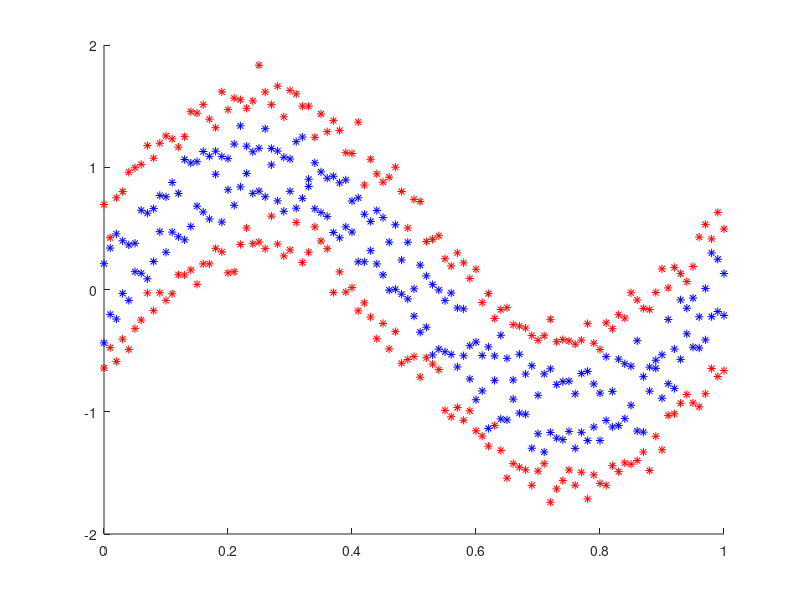

Source code (MATLAB): (Note: this script raises an error after producing the figure.)
%BackPropogation Algorithm for training neural networks

%% Train with MNIST Data
%Ready the data
load mnist_49_3000
[d,n] = size(x);

m = 2000;
X_train = x(:,1:2000);
Y_train = y(1:2000);


X_test = x(:,2001:3000);
Y_test = y(2001:3000);

%Inputs and Outputs
ip = X_train;
op = Y_train;

%% Train with sin data
t1(1,:) = 0:0.01:1;
t1(2,:) = 0:0.01:1;
t1(3,:) = 0:0.01:1;
t1(4,:) = 0:0.01:1;

% Train data
x1(1,:) = sin(2*pi*t1(1,:)) + (0.1*randn(1,length(t1)) + 0.2);
x1(2,:) = sin(2*pi*t1(1,:)) + (0.1*randn(1,length(t1)) - 0.2);
x1(3,:) = sin(2*pi*t1(1,:)) + (0.1*randn(1,length(t1)) + 0.6);
x1(4,:) = sin(2*pi*t1(1,:)) + (0.1*randn(1,length(t1)) - 0.6);

X_train = [x1(1,:), x1(2,:), x1(3,:), x1(4,:);
            t1(1,:), t1(2,:), t1(3,:), t1(4,:)];
Y_train = [ones(1,length(t1(1,:))*2) zeros(1,length(t1(1,:))*2)];

%Test Data
x1(1,:) = sin(2*pi*t1(1,:)) + (0.1*randn(1,length(t1)) + 0.2);
x1(2,:) = sin(2*pi*t1(1,:)) + (0.1*randn(1,length(t1)) - 0.2);
x1(3,:) = sin(2*pi*t1(1,:)) + (0.1*randn(1,length(t1)) + 0.6);
x1(4,:) = sin(2*pi*t1(1,:)) + (0.1*randn(1,length(t1)) - 0.6);

X_test = [x1(1,:), x1(2,:), x1(3,:), x1(4,:);
            t1(1,:), t1(2,:), t1(3,:), t1(4,:)];
Y_test = [ones(1,length(t1(1,:))*2) zeros(1,length(t1(1,:))*2)];

%Visualize the data
figure(1); hold on;
plot(X_train(2,1:202),X_train(1,1:202),'*b');
plot(X_train(2,203:end),X_train(1,203:end),'*r');

[d m] = size(X_train);

ip = X_train;
op = Y_train;

%%
%Define the neural network
n_ip = d;                       %Number of input features
n_op = 1;                       %Number of op layers
n_l = 5;                        %Number of layers including ip and op layer
n_nodes = [n_ip 5 5 5 n_op];    %Number of nodes per layer

alpha = 0.1;            %Learning rate (or) gradient descent step size
lambda = 0.0;           %Regularization constant

NN{1} = n_ip;
NN{2} = n_op;
NN{3} = n_l;
NN{4} = n_nodes;

%% Initialise the neural network

%initiailse the weights
W = cell(1,n_l-1);
b = cell(1,n_l-1);
for i = 1:n_l-1
    W{i} = (rand(n_nodes(i+1),n_nodes(i)) - 0.5 ) / 50;    %small random value 
    b{i} = (zeros(n_nodes(i+1),1) - 0.5 ) / 50;
end

% Sigmoid and its differencial
sig = @(k) (1./(1+exp(-k)));
d_sig = @(k) (sig(k).*(1-sig(k)));


gamma = cell(1,n_l); % Range from 2:n_l
 


iter = 0;
while(1) %Loop till convergence
    %Gradient Descent
    iter = iter+1;
    %Initialise tmp gradients
    d_W = cell(1,n_l-1);
    d_b = cell(1,n_l-1);
    for l = 1:n_l-1
        d_W{l} = zeros(size(W{l}));
        d_b{l} = zeros(size(b{l}));
    end
    
    % Do a forward pass for each data points and backpropogate to find
    % gradients
    for i = 1:m
        [a, z] = forward_pass(W,b,ip(:,i),NN);
        [d_W_tmp d_b_tmp] = backpropagate(W, b, ip(:,i), op(i), NN, a, z, sig, d_sig);
        [d_W_num d_b_num] = numerical_gradients(W, b, ip(:,i), op(i), NN, a, z, sig, d_sig);
        
        for l = 1:n_l-1
            %Gradient checking
            if(norm(d_W_tmp{l} - d_W_num{l}) > 0.00000001)
                sprintf('Gradient Not same')
            end
            if(norm(d_b_tmp{l} - d_b_num{l}) > 0.000001)
                sprintf('Gradient b Not same')
            end
            d_W{l} = d_W{l} + d_W_tmp{l};
            d_b{l} = d_b{l} + d_b_tmp{l};
        end
    end
    
    %Vectorized Implementation of above code
    [a, z] = forward_pass(W,b,ip,NN);
    
    %Update the wieghts 
    for l = 1:n_l-1
        W{l} = W{l} - alpha*(d_W{l}./m + lambda*W{l});
        b{l} = b{l} - alpha*(d_b{l}./m);
    end
    
    %Check the training error in each step and see if it decreases 
    Y_predict = zeros(1,length(Y_test));
    for i = 1:length(Y_test)
        [a1, z1] = forward_pass(W,b,X_test(:,i),NN);
        Y_predict(i) = ((sign(a1{n_l} - 0.5)/2)) + 0.5;
    end
    training_error = sum(Y_test ~= Y_predict)/length(Y_test)*100

    %Need to implement stopping criterion
    if(iter == 200)
        break;
    end
end

%%

Y_predict = zeros(1,length(Y_test));
for i = 1:404
    [a, z] = forward_pass(W,b,X_test(:,i),NN);
    Y_predict(i) = sign(a{n_l});
end

training_error = sum(Y_test ~= Y_predict)/404*100

